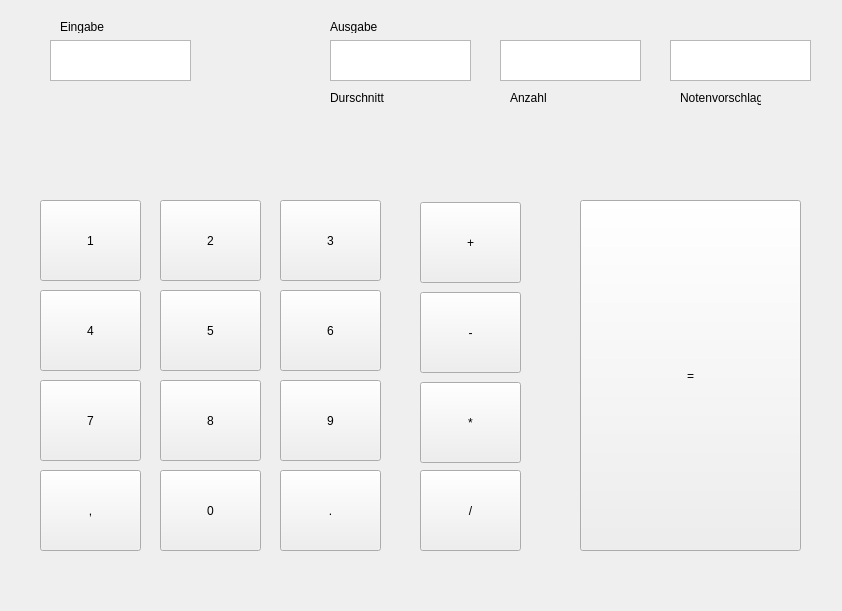
<?xml version="1.0" encoding="UTF-8"?>
<ui version="4.0">
 <class>Form</class>
 <widget class="QWidget" name="Form">
  <property name="geometry">
   <rect>
    <x>0</x>
    <y>0</y>
    <width>842</width>
    <height>611</height>
   </rect>
  </property>
  <property name="windowTitle">
   <string>Form</string>
  </property>
  <widget class="QTextEdit" name="textEdit">
   <property name="geometry">
    <rect>
     <x>50</x>
     <y>40</y>
     <width>141</width>
     <height>41</height>
    </rect>
   </property>
  </widget>
  <widget class="QPushButton" name="pushButton">
   <property name="geometry">
    <rect>
     <x>420</x>
     <y>202</y>
     <width>101</width>
     <height>81</height>
    </rect>
   </property>
   <property name="text">
    <string>+</string>
   </property>
  </widget>
  <widget class="QPushButton" name="pushButton_2">
   <property name="geometry">
    <rect>
     <x>420</x>
     <y>292</y>
     <width>101</width>
     <height>81</height>
    </rect>
   </property>
   <property name="text">
    <string>-</string>
   </property>
  </widget>
  <widget class="QPushButton" name="pushButton_3">
   <property name="geometry">
    <rect>
     <x>420</x>
     <y>470</y>
     <width>101</width>
     <height>81</height>
    </rect>
   </property>
   <property name="text">
    <string>/</string>
   </property>
  </widget>
  <widget class="QPushButton" name="pushButton_4">
   <property name="geometry">
    <rect>
     <x>420</x>
     <y>382</y>
     <width>101</width>
     <height>81</height>
    </rect>
   </property>
   <property name="text">
    <string>*</string>
   </property>
  </widget>
  <widget class="QPushButton" name="pushButton_5">
   <property name="geometry">
    <rect>
     <x>160</x>
     <y>470</y>
     <width>101</width>
     <height>81</height>
    </rect>
   </property>
   <property name="text">
    <string>0</string>
   </property>
  </widget>
  <widget class="QPushButton" name="pushButton_6">
   <property name="geometry">
    <rect>
     <x>40</x>
     <y>200</y>
     <width>101</width>
     <height>81</height>
    </rect>
   </property>
   <property name="text">
    <string>1</string>
   </property>
  </widget>
  <widget class="QPushButton" name="pushButton_7">
   <property name="geometry">
    <rect>
     <x>160</x>
     <y>200</y>
     <width>101</width>
     <height>81</height>
    </rect>
   </property>
   <property name="text">
    <string>2</string>
   </property>
  </widget>
  <widget class="QPushButton" name="pushButton_8">
   <property name="geometry">
    <rect>
     <x>280</x>
     <y>200</y>
     <width>101</width>
     <height>81</height>
    </rect>
   </property>
   <property name="text">
    <string>3</string>
   </property>
  </widget>
  <widget class="QPushButton" name="pushButton_9">
   <property name="geometry">
    <rect>
     <x>40</x>
     <y>290</y>
     <width>101</width>
     <height>81</height>
    </rect>
   </property>
   <property name="text">
    <string>4</string>
   </property>
  </widget>
  <widget class="QPushButton" name="pushButton_10">
   <property name="geometry">
    <rect>
     <x>160</x>
     <y>290</y>
     <width>101</width>
     <height>81</height>
    </rect>
   </property>
   <property name="text">
    <string>5</string>
   </property>
  </widget>
  <widget class="QPushButton" name="pushButton_11">
   <property name="geometry">
    <rect>
     <x>280</x>
     <y>290</y>
     <width>101</width>
     <height>81</height>
    </rect>
   </property>
   <property name="text">
    <string>6</string>
   </property>
  </widget>
  <widget class="QPushButton" name="pushButton_12">
   <property name="geometry">
    <rect>
     <x>40</x>
     <y>380</y>
     <width>101</width>
     <height>81</height>
    </rect>
   </property>
   <property name="text">
    <string>7</string>
   </property>
  </widget>
  <widget class="QPushButton" name="pushButton_13">
   <property name="geometry">
    <rect>
     <x>160</x>
     <y>380</y>
     <width>101</width>
     <height>81</height>
    </rect>
   </property>
   <property name="text">
    <string>8</string>
   </property>
  </widget>
  <widget class="QPushButton" name="pushButton_14">
   <property name="geometry">
    <rect>
     <x>280</x>
     <y>380</y>
     <width>101</width>
     <height>81</height>
    </rect>
   </property>
   <property name="text">
    <string>9</string>
   </property>
  </widget>
  <widget class="QPushButton" name="pushButton_15">
   <property name="geometry">
    <rect>
     <x>40</x>
     <y>470</y>
     <width>101</width>
     <height>81</height>
    </rect>
   </property>
   <property name="text">
    <string>,</string>
   </property>
  </widget>
  <widget class="QPushButton" name="pushButton_16">
   <property name="geometry">
    <rect>
     <x>280</x>
     <y>470</y>
     <width>101</width>
     <height>81</height>
    </rect>
   </property>
   <property name="text">
    <string>.</string>
   </property>
  </widget>
  <widget class="QPushButton" name="pushButton_17">
   <property name="geometry">
    <rect>
     <x>580</x>
     <y>200</y>
     <width>221</width>
     <height>351</height>
    </rect>
   </property>
   <property name="text">
    <string>=</string>
   </property>
  </widget>
  <widget class="QLabel" name="label">
   <property name="geometry">
    <rect>
     <x>60</x>
     <y>20</y>
     <width>47</width>
     <height>13</height>
    </rect>
   </property>
   <property name="text">
    <string>Eingabe</string>
   </property>
  </widget>
  <widget class="QTextEdit" name="textEdit_2">
   <property name="geometry">
    <rect>
     <x>330</x>
     <y>40</y>
     <width>141</width>
     <height>41</height>
    </rect>
   </property>
  </widget>
  <widget class="QTextEdit" name="textEdit_3">
   <property name="geometry">
    <rect>
     <x>670</x>
     <y>40</y>
     <width>141</width>
     <height>41</height>
    </rect>
   </property>
  </widget>
  <widget class="QTextEdit" name="textEdit_4">
   <property name="geometry">
    <rect>
     <x>500</x>
     <y>40</y>
     <width>141</width>
     <height>41</height>
    </rect>
   </property>
  </widget>
  <widget class="QLabel" name="label_2">
   <property name="geometry">
    <rect>
     <x>330</x>
     <y>20</y>
     <width>47</width>
     <height>13</height>
    </rect>
   </property>
   <property name="text">
    <string>Ausgabe</string>
   </property>
  </widget>
  <widget class="QLabel" name="label_3">
   <property name="geometry">
    <rect>
     <x>330</x>
     <y>90</y>
     <width>61</width>
     <height>16</height>
    </rect>
   </property>
   <property name="text">
    <string>Durschnitt</string>
   </property>
  </widget>
  <widget class="QLabel" name="label_4">
   <property name="geometry">
    <rect>
     <x>510</x>
     <y>90</y>
     <width>61</width>
     <height>16</height>
    </rect>
   </property>
   <property name="text">
    <string>Anzahl</string>
   </property>
  </widget>
  <widget class="QLabel" name="label_5">
   <property name="geometry">
    <rect>
     <x>680</x>
     <y>90</y>
     <width>81</width>
     <height>16</height>
    </rect>
   </property>
   <property name="text">
    <string>Notenvorschlag</string>
   </property>
  </widget>
 </widget>
 <resources/>
 <connections/>
</ui>
